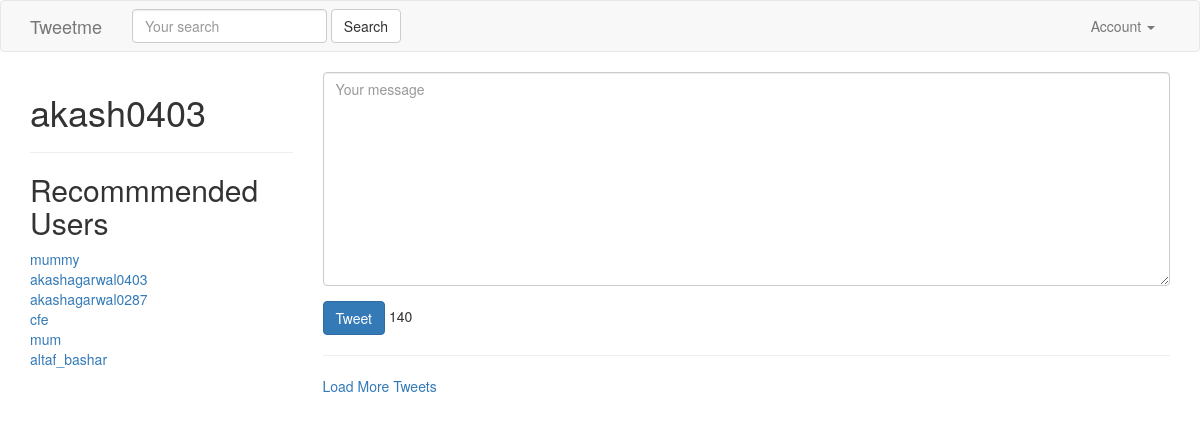
The app's page / (signed in), older data.
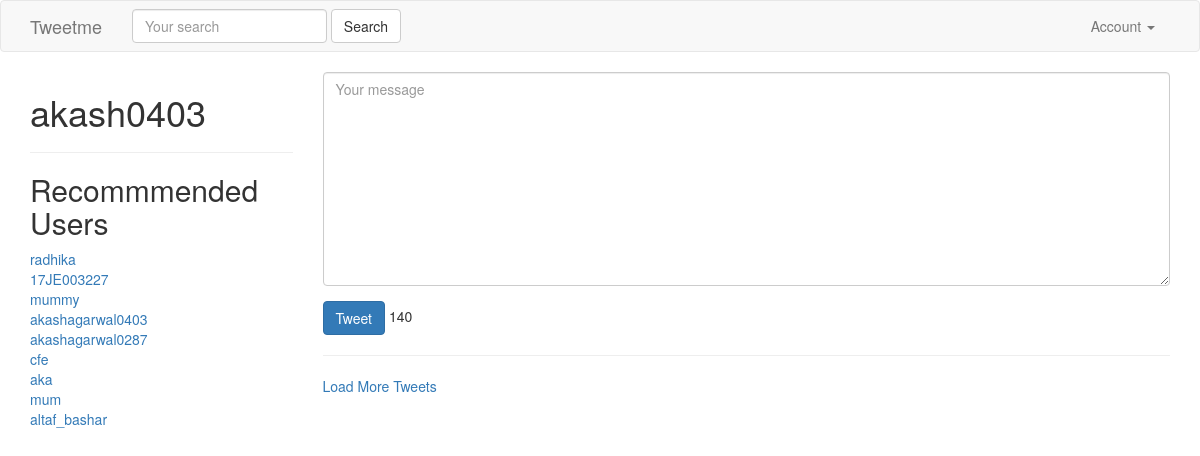
The same page, newer data.
### accounts/models.py (models this page shows, shortened)
class UserModel(models.Model):
    user = models.OneToOneField(settings.AUTH_USER_MODEL , related_name="profile" , on_delete=models.CASCADE)
    following = models.ManyToManyField(settings.AUTH_USER_MODEL , related_name="followed_by" , blank=True)
    objects = UserProfileManager()
    def get_following(self):
        users = self.following.all()
        return users.exclude(username = self.user.username)
    def get_absolute_url(self):
        return reverse("profile:user_profile" , kwargs={"username" : self.user.username})

### tweets/views.py (the view)
# urls.py: url(r'^$', TweetListView.as_view() , name="home"),
class TweetListView(LoginRequiredMixin , ListView):
    queryset = Tweet.objects.all()
    template_name  = "tweet/list_view.html"
    context_object_name = "object_list"
    def get_queryset(self,*args,**kwargs):
        qs = Tweet.objects.all()
        query = self.request.GET.get('q',None)
        if query is not None:
            qs = qs.filter(
                Q(content__icontains=query) |
                Q(user__username__icontains=query)
            )
        return qs
    def get_context_data(self , *args , **kwargs):
        context = super().get_context_data(*args,**kwargs)
        context['create_form'] = TweetForm()
        context['create_url'] = reverse("tweets:create_view")
        context['recommended_users'] = UserModel.objects.recommended(self.request.user , 10)
        return context

### tweets/forms.py
class TweetForm(forms.ModelForm):
    content = forms.CharField(label='',
                widget=forms.Textarea(
                        attrs={'placeholder': "Your message",
                            "class": "form-control"}
                    ))
    class Meta:
        model = Tweet
        fields = ['content']

### accounts/models.py (called while the page is built)
    def recommended(self , user , limit_to):
        profile = user.profile
        following = profile.get_following()
        qs = self.get_queryset().exclude(user__in=following).exclude(id=profile.id).order_by("?")[:limit_to]
        return qs

### tweets/templates/tweet/list_view.html (shortened to what this page needs)
{% extends "base.html" %}
{% block content %}
    <div class='row'>
        <div class='col-sm-3 col-xs-12'>
        <h1>{{ request.user }}</h1>
        <hr/>
        <h2>Recommmended Users</h2>
        {% for profile in recommended_users %}
            <a href='/{{ profile.user.username }}'>{{ profile.user.username }}</a><br/>
            {% empty %}
            <h4>No recommended user</h4>
        {% endfor %}
        </div>
        <div class='col-sm-9 '>
             {% if not request.GET.q %}
                <div class=''>
                    {% include "tweet/form.html" with form=create_form action_url=create_url btn_title='Tweet' form_class='tweet-form' %}
                </div>
                <hr/>
            {% endif %}
            <a href='#' id='loadmore'>Load More Tweets</a>
        </div>
    </div>
{% endblock content %}

### templates/base.html (shortened to what this page needs)
{% load static %}
<html lang="en">
  <head>
    <link href="{% static 'css/bootstrap.min.css' %}" rel="stylesheet">
  </head>
  <body>
    {% include "navbar.html" %}
    <div class='container'>
      {% block content %}
      {% endblock content %}
    </div>
  </body>
</html>

### templates/navbar.html (shortened to what this page needs)
<nav class="navbar navbar-default">
    <div class="container">
      <div class="navbar-header">
        <a class="navbar-brand" href="{% url 'home' %}">Tweetme</a>
      </div>
      {% include "tweet/search_form.html" %}
      <div class="collapse navbar-collapse" id="bs-example-navbar-collapse-1">
        {% if request.user.is_authenticated %}
        <ul class="nav navbar-nav navbar-right">
          <li class="dropdown">
            <a href="#" class="dropdown-toggle" data-toggle="dropdown" role="button" aria-haspopup="true" aria-expanded="false">Account <span class="caret"></span></a>
          </li>
        </ul>
        {% else %}
        <ul class="nav navbar-nav navbar-right">
          <li><a href="{% url 'login' %}">Login</a></li>
           <li><a href="{% url 'register' %}">Register</a></li>
        </ul>
        {% endif %}
      </div>
    </div>
  </nav>

### tweets/templates/tweet/search_form.html
<form id='navbar-search-id' class="navbar-form navbar-left" method='GET' action='{% url "search" %}'>
    <div class="form-group">
        <input class="form-control" type='text' name='q' placeholder='Your search' value='{{ request.GET.q }}'/>
        </div>
    <input class="btn btn-default" type='submit' value='Search'/>
</form>

### tweets/templates/tweet/form.html (shortened to what this page needs)
{% load crispy_forms_tags %}
<form class='form {% if form_class %}{{ form_class }} {% endif %}' method='POST' action="{% if action_url %}{{ action_url }}{% endif %}">
    {{ form|crispy }}
    <input class='btn btn-primary' type="submit" value="{{ btn_title }}" />
</form>

Row changes from the older to the newer data that the page shows:
added UserModel: user.username "radhika"
added UserModel: user.username "17JE003227"
added UserModel: user.username "aka"
